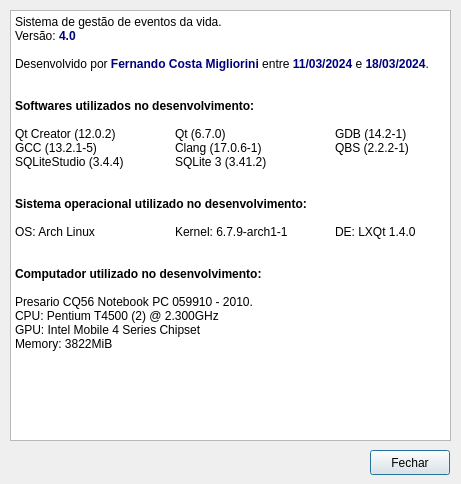
<?xml version="1.0" encoding="UTF-8"?>
<ui version="4.0">
 <class>fm_sobre</class>
 <widget class="QDialog" name="fm_sobre">
  <property name="geometry">
   <rect>
    <x>0</x>
    <y>0</y>
    <width>461</width>
    <height>484</height>
   </rect>
  </property>
  <property name="windowTitle">
   <string>Sobre o programa LifeLogging</string>
  </property>
  <widget class="QPushButton" name="pushButton_fechar">
   <property name="geometry">
    <rect>
     <x>370</x>
     <y>450</y>
     <width>80</width>
     <height>25</height>
    </rect>
   </property>
   <property name="text">
    <string>Fechar</string>
   </property>
  </widget>
  <widget class="QTextBrowser" name="textBrowser">
   <property name="geometry">
    <rect>
     <x>10</x>
     <y>10</y>
     <width>441</width>
     <height>431</height>
    </rect>
   </property>
   <property name="html">
    <string>&lt;!DOCTYPE HTML PUBLIC &quot;-//W3C//DTD HTML 4.0//EN&quot; &quot;http://www.w3.org/TR/REC-html40/strict.dtd&quot;&gt;
&lt;html&gt;&lt;head&gt;&lt;meta name=&quot;qrichtext&quot; content=&quot;1&quot; /&gt;&lt;meta charset=&quot;utf-8&quot; /&gt;&lt;style type=&quot;text/css&quot;&gt;
p, li { white-space: pre-wrap; }
hr { height: 1px; border-width: 0; }
li.unchecked::marker { content: &quot;\2610&quot;; }
li.checked::marker { content: &quot;\2612&quot;; }
&lt;/style&gt;&lt;/head&gt;&lt;body style=&quot; font-family:'Sans Serif'; font-size:9pt; font-weight:400; font-style:normal;&quot;&gt;
&lt;p style=&quot; margin-top:0px; margin-bottom:0px; margin-left:0px; margin-right:0px; -qt-block-indent:0; text-indent:0px;&quot;&gt;Sistema de gestão de eventos da vida.&lt;/p&gt;
&lt;p style=&quot; margin-top:0px; margin-bottom:0px; margin-left:0px; margin-right:0px; -qt-block-indent:0; text-indent:0px;&quot;&gt;Versão: &lt;span style=&quot; font-weight:700; color:#00007f;&quot;&gt;4.0&lt;/span&gt;&lt;/p&gt;
&lt;p style=&quot;-qt-paragraph-type:empty; margin-top:0px; margin-bottom:0px; margin-left:0px; margin-right:0px; -qt-block-indent:0; text-indent:0px;&quot;&gt;&lt;br /&gt;&lt;/p&gt;
&lt;p style=&quot; margin-top:0px; margin-bottom:0px; margin-left:0px; margin-right:0px; -qt-block-indent:0; text-indent:0px;&quot;&gt;Desenvolvido por &lt;span style=&quot; font-weight:700; color:#00007f;&quot;&gt;Fernando Costa Migliorini&lt;/span&gt; entre &lt;span style=&quot; font-weight:700; color:#00007f;&quot;&gt;11/03/2024&lt;/span&gt; e &lt;span style=&quot; font-weight:700; color:#00007f;&quot;&gt;18/03/2024&lt;/span&gt;.&lt;/p&gt;
&lt;p style=&quot;-qt-paragraph-type:empty; margin-top:0px; margin-bottom:0px; margin-left:0px; margin-right:0px; -qt-block-indent:0; text-indent:0px;&quot;&gt;&lt;br /&gt;&lt;/p&gt;
&lt;p style=&quot;-qt-paragraph-type:empty; margin-top:0px; margin-bottom:0px; margin-left:0px; margin-right:0px; -qt-block-indent:0; text-indent:0px;&quot;&gt;&lt;br /&gt;&lt;/p&gt;
&lt;p style=&quot; margin-top:0px; margin-bottom:0px; margin-left:0px; margin-right:0px; -qt-block-indent:0; text-indent:0px;&quot;&gt;&lt;span style=&quot; font-weight:700;&quot;&gt;Softwares utilizados no desenvolvimento:&lt;/span&gt;&lt;/p&gt;
&lt;p style=&quot;-qt-paragraph-type:empty; margin-top:0px; margin-bottom:0px; margin-left:0px; margin-right:0px; -qt-block-indent:0; text-indent:0px;&quot;&gt;&lt;br /&gt;&lt;/p&gt;
&lt;p style=&quot; margin-top:0px; margin-bottom:0px; margin-left:0px; margin-right:0px; -qt-block-indent:0; text-indent:0px;&quot;&gt;Qt Creator (12.0.2)	Qt (6.7.0)		GDB (14.2-1)&lt;/p&gt;
&lt;p style=&quot; margin-top:0px; margin-bottom:0px; margin-left:0px; margin-right:0px; -qt-block-indent:0; text-indent:0px;&quot;&gt;GCC (13.2.1-5)	Clang (17.0.6-1)	QBS (2.2.2-1)&lt;/p&gt;
&lt;p style=&quot; margin-top:0px; margin-bottom:0px; margin-left:0px; margin-right:0px; -qt-block-indent:0; text-indent:0px;&quot;&gt;SQLiteStudio (3.4.4)	SQLite 3 (3.41.2)&lt;/p&gt;
&lt;p style=&quot;-qt-paragraph-type:empty; margin-top:0px; margin-bottom:0px; margin-left:0px; margin-right:0px; -qt-block-indent:0; text-indent:0px;&quot;&gt;&lt;br /&gt;&lt;/p&gt;
&lt;p style=&quot;-qt-paragraph-type:empty; margin-top:0px; margin-bottom:0px; margin-left:0px; margin-right:0px; -qt-block-indent:0; text-indent:0px;&quot;&gt;&lt;br /&gt;&lt;/p&gt;
&lt;p style=&quot; margin-top:0px; margin-bottom:0px; margin-left:0px; margin-right:0px; -qt-block-indent:0; text-indent:0px;&quot;&gt;&lt;span style=&quot; font-weight:700;&quot;&gt;Sistema operacional utilizado no desenvolvimento:&lt;/span&gt;&lt;/p&gt;
&lt;p style=&quot;-qt-paragraph-type:empty; margin-top:0px; margin-bottom:0px; margin-left:0px; margin-right:0px; -qt-block-indent:0; text-indent:0px;&quot;&gt;&lt;br /&gt;&lt;/p&gt;
&lt;p style=&quot; margin-top:0px; margin-bottom:0px; margin-left:0px; margin-right:0px; -qt-block-indent:0; text-indent:0px;&quot;&gt;OS: Arch Linux	Kernel: 6.7.9-arch1-1	DE: LXQt 1.4.0&lt;/p&gt;
&lt;p style=&quot;-qt-paragraph-type:empty; margin-top:0px; margin-bottom:0px; margin-left:0px; margin-right:0px; -qt-block-indent:0; text-indent:0px;&quot;&gt;&lt;br /&gt;&lt;/p&gt;
&lt;p style=&quot;-qt-paragraph-type:empty; margin-top:0px; margin-bottom:0px; margin-left:0px; margin-right:0px; -qt-block-indent:0; text-indent:0px;&quot;&gt;&lt;br /&gt;&lt;/p&gt;
&lt;p style=&quot; margin-top:0px; margin-bottom:0px; margin-left:0px; margin-right:0px; -qt-block-indent:0; text-indent:0px;&quot;&gt;&lt;span style=&quot; font-weight:700;&quot;&gt;Computador utilizado no desenvolvimento:&lt;/span&gt;&lt;/p&gt;
&lt;p style=&quot;-qt-paragraph-type:empty; margin-top:0px; margin-bottom:0px; margin-left:0px; margin-right:0px; -qt-block-indent:0; text-indent:0px;&quot;&gt;&lt;br /&gt;&lt;/p&gt;
&lt;p style=&quot; margin-top:0px; margin-bottom:0px; margin-left:0px; margin-right:0px; -qt-block-indent:0; text-indent:0px;&quot;&gt;Presario CQ56 Notebook PC 059910 - 2010.&lt;/p&gt;
&lt;p style=&quot; margin-top:0px; margin-bottom:0px; margin-left:0px; margin-right:0px; -qt-block-indent:0; text-indent:0px;&quot;&gt;CPU: Pentium T4500 (2) @ 2.300GHz&lt;/p&gt;
&lt;p style=&quot; margin-top:0px; margin-bottom:0px; margin-left:0px; margin-right:0px; -qt-block-indent:0; text-indent:0px;&quot;&gt;GPU: Intel Mobile 4 Series Chipset&lt;/p&gt;
&lt;p style=&quot; margin-top:0px; margin-bottom:0px; margin-left:0px; margin-right:0px; -qt-block-indent:0; text-indent:0px;&quot;&gt;Memory: 3822MiB&lt;/p&gt;&lt;/body&gt;&lt;/html&gt;</string>
   </property>
  </widget>
 </widget>
 <tabstops>
  <tabstop>textBrowser</tabstop>
  <tabstop>pushButton_fechar</tabstop>
 </tabstops>
 <resources/>
 <connections/>
</ui>
